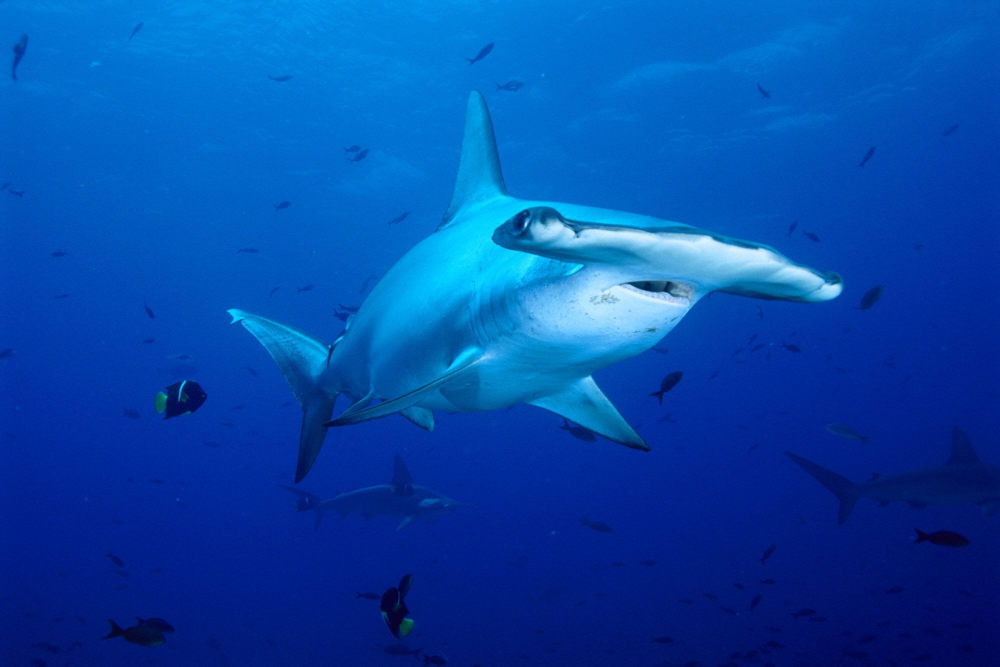
#> input picture images/hammerhead shark/Image_1.jpg, 2000 x 1333 px, found by its file name (shown at 1/2 size)
$ jupyter execute --allow-errors fishes.ipynb   (shell and % lines are left out)
#> lines starting #> are read from the running program, lines starting #| are printed output that depends on the picture
[cell 1]
from bing_image_downloader import downloader
downloader.download("hammerhead shark",limit=15,output_dir='images',adult_filter_off=True)
#> (this line was passed over: bing_image_downloader is not available in this run)

[cell 2]
from bing_image_downloader import downloader
downloader.download("Most Beautiful Goldfish",limit=15,output_dir='images',adult_filter_off=True)
#> (this line was passed over: bing_image_downloader is not available in this run)

[cell 3]
from bing_image_downloader import downloader
downloader.download("peppermint angelfish",limit=15,output_dir='images',adult_filter_off=True)
#> (this line was passed over: bing_image_downloader is not available in this run)
#> further down, img_array is the input picture: shape (1333, 2000, 3); mean R, G, B 5.1, 72.6, 168.1
#> `img_resized = resize(img_array,(150,150,3))`:
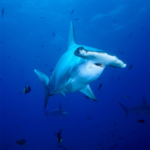
#> img_resized: shape (150, 150, 3) float64; mean R, G, B 0.02, 0.285, 0.659
#> pass 2 of the loop `for category in CATEGORIES:`:
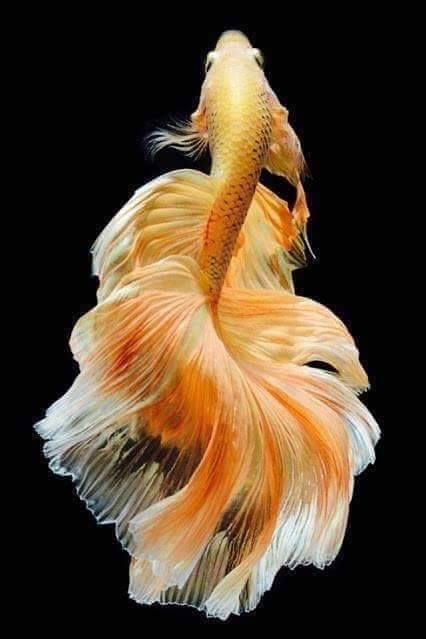
#> input picture images/Most Beautiful Goldfish/Image_1.jpg, 426 x 639 px, found by its file name
#> img_array is the input picture: shape (639, 426, 3); mean R, G, B 83.2, 65.1, 44.5
#> `img_resized = resize(img_array,(150,150,3))`:
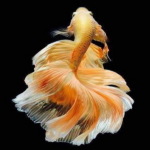
#> img_resized: shape (150, 150, 3) float64; mean R, G, B 0.326, 0.255, 0.175

[cell 4]
import os
import matplotlib.pyplot as plt
import numpy as np
from skimage.io import imread
from skimage.transform import resize

[cell 5]
# DATA PREPROCESSING
target = []              #it tells class of image
images = []              #data (2D)
flat_data = []           #pass to create ml model (1D)

DATADIR = 'C:\\Users\\lenovo\\Desktop\\fishes\\images'

CATEGORIES = ['hammerhead shark','Most Beautiful Goldfish','peppermint angelfish']

#> (the rest of this cell did not finish here and is left out)

[cell 6]
len(flat_data[0])
#> Out = 67500

[cell 7]
150*150*3

[cell 8]
target

[cell 9]
unique,count = np.unique(target,return_counts=True)
#> (the rest of this cell did not finish here and is left out)

[cell 10]
#split data in two parts training and testing
from sklearn.model_selection import train_test_split
x_train,x_test,y_train,y_test = train_test_split(flat_data,target,test_size=0.3,random_state=109)
#> x_train = 1 item; x_test = 1 item; y_train = [0]; y_test = [1]

[cell 11]
#best model and parameter
from sklearn.model_selection import GridSearchCV
from sklearn import svm
param_grid = [
    {'C':[1,10,100,1000],'kernel':['linear']},
    {'C':[1,10,100,1000],'gamma':[0.001,0.0001],'kernel':['rbf']}

]

svc = svm.SVC(probability=True)
clf = GridSearchCV(svc,param_grid)
#> (the rest of this cell did not finish here and is left out)

#> (a cell that did not finish here is left out)

[cell 13]
y_test
#> Out = [1]
